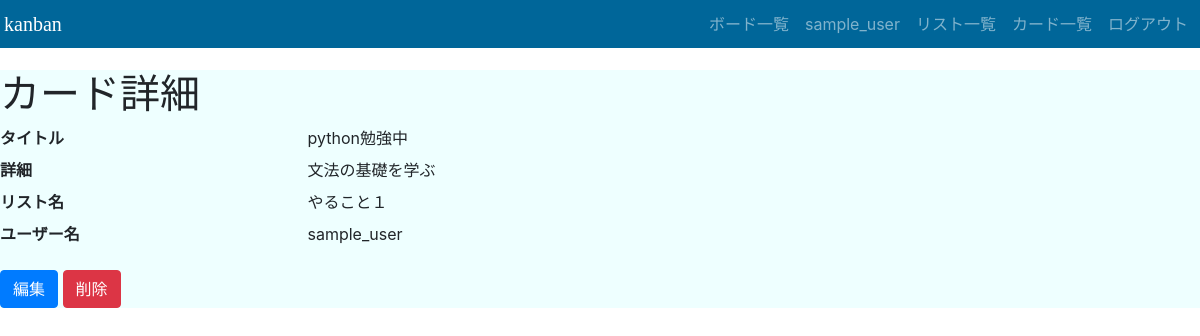
Page /kanban/cards/7/ (signed in) on the committed database.
### kanban/models.py (models this page shows, shortened)
class Card(models.Model):
    title = models.CharField(max_length=200)
    description = models.TextField()
    user = models.ForeignKey(User, on_delete=models.CASCADE)
    list = models.ForeignKey(List, on_delete=models.CASCADE)

class List(models.Model):
    title = models.CharField(max_length=200)
    user = models.ForeignKey(User, on_delete=models.CASCADE)

### kanban/views.py (the view)
# urls.py: path("cards/<int:pk>/", views.CardDetailView.as_view(), name="cards_detail"),
class CardDetailView(LoginRequiredMixin, DetailView):
    model = Card
    template_name = "kanban/cards/detail.html"

### kanban/templates/kanban/cards/detail.html
{% extends "kanban/base.html" %}
{% block content %}
<h1>カード詳細</h1>
<dl class="row">
  <dt class="col-sm-3">タイトル</dt>
  <dd class="col-sm-9">{{ card.title }}</dd>
  <dt class="col-sm-3">詳細</dt>
  <dd class="col-sm-9">{{ card.description }}</dd>
  <dt class="col-sm-3">リスト名</dt>
  <dd class="col-sm-9">{{ card.list.title }}</dd>
  <dt class="col-sm-3">ユーザー名</dt>
  <dd class="col-sm-9">{{ card.user.username }}</dd>
</dl>
<a class="btn btn-primary" href="{% url 'kanban:cards_update' card.pk  %}" role="button">編集</a>
<a class="btn btn-danger" href="{% url 'kanban:cards_delete' card.pk  %}" role="button">削除</a>
{% endblock %}

### kanban/templates/kanban/base.html (shortened to what this page needs)
{% load static %}
<!doctype html>
<html lang="ja">
  <head>
    <link rel="stylesheet" href="https://stackpath.bootstrapcdn.com/bootstrap/4.3.1/css/bootstrap.min.css">
    <link href="https://use.fontawesome.com/releases/v5.6.1/css/all.css" rel="stylesheet">
    <link rel="stylesheet" type="text/css" href="{% static 'kanban/custom.css' %}">
  </head>
  <body>
    <header>
      <nav class="navbar navbar-expand-lg navbar-dark fixed-top p-1" style="background-color:#006699;" >
        {% if request.user.is_authenticated %}
        <a class="navbar-brand"  style="font-family:cursive;" href="{% url 'kanban:home' %}">kanban</a>
        {% else %}
        <a class="navbar-brand" style="font-family:cursive;" href="{% url 'kanban:index' %}">kanban</a>
        {% endif %}
        <div class="collapse navbar-collapse" id="navbarSupportedContent">
          <ul class="navbar-nav">
            {% if request.user.is_authenticated %}
            <li class="nav-item">
              <a class="nav-link" href="{% url 'kanban:boards_list' %}">ボード一覧</a>
            </li>
            <li class="nav-item">
              <a class="nav-link" href="{% url 'kanban:users_detail' request.user.pk %}">{{ request.user.username }}</a>
            </li>
            <li class="nav-item">
              <a class="nav-link" href="{% url 'kanban:lists_list' %}">リスト一覧</a>
            </li>
            <li class="nav-item">
              <a class="nav-link" href="{% url 'kanban:cards_list' %}">カード一覧</a>
            </li>
            <li class="nav-item">
              <a class="nav-link" href="{% url 'logout' %}">ログアウト</a>
            </li>
            {% endif %}
          </ul>
        </div>
      </nav>
    </header>
    <main>
      {% block content %}
      {% endblock %}
    </main>
  </body>
</html>

### kanban/static/kanban/custom.css (style rules this page uses)
body { padding-top: 70px; }
main { background-color: #EEFFFF; height: 100%; }

### rows in the picture
Card: title "python勉強中", description "文法の基礎を学ぶ", list "やること１", user.username "sample_user"

### other values in the picture
{{ request.user.username }} "sample_user"
